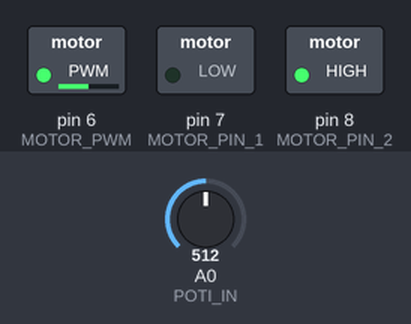
Simulated run of this sketch. Board: Arduino Uno, built with avr-gcc and run on an emulated ATmega328P. Parts: switched loads named in the sketch (green lamp = pin HIGH). The test bench sets the inputs (shaded band); at power-on: A0 (POTI_IN) = 512.

Above: at 1.2 s.
1.3 s: A0 (POTI_IN) set to 716
At 2.5 s:
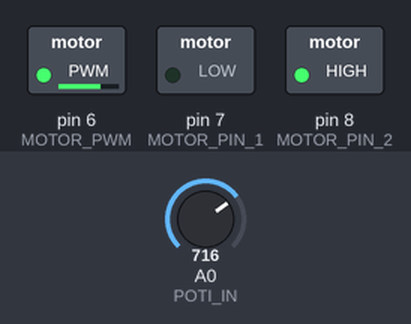
2.8 s: A0 (POTI_IN) set to 900
At 3.8 s:
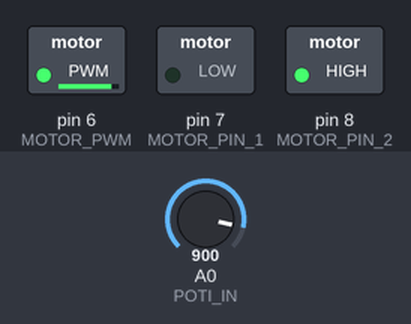
4.3 s: A0 (POTI_IN) set to 122
At 4.9 s:
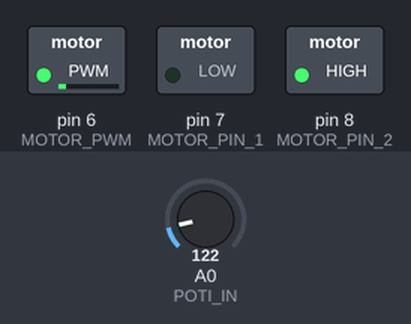
5.8 s: A0 (POTI_IN) set to 0
At 7.0 s:
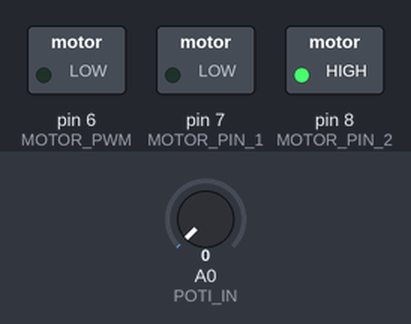
7.3 s: A0 (POTI_IN) set to 511
At 8.4 s:
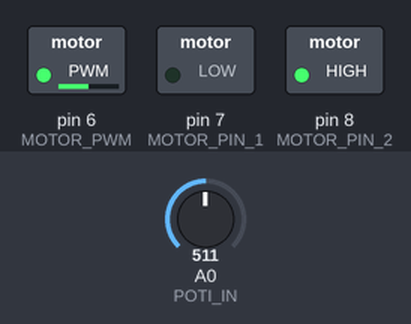
Timing chart, 0 to 9.8 s (numbered marks = the images above; inputs shaded):
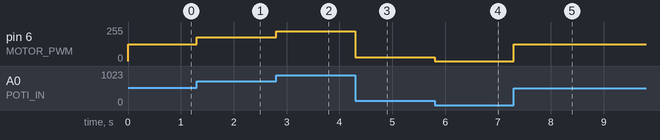

The sketch:

motor_control_poti.ino
```cpp
const byte MOTOR_PWM = 6;
const byte MOTOR_PIN_1 = 7;
const byte MOTOR_PIN_2 = 8;
const byte POTI_IN = A0;

int potiValue = 0;
int motorSpeed = 0;
float factor = 0.249;


void setup() {

  TCCR0B = TCCR0B & B11111000 | B00000010;
  pinMode(MOTOR_PIN_1, OUTPUT);
  pinMode(MOTOR_PIN_2, OUTPUT);
  pinMode(MOTOR_PWM, OUTPUT);

  digitalWrite(MOTOR_PIN_1, LOW);
  digitalWrite(MOTOR_PIN_2, HIGH);
}

void loop() {

  potiValue = analogRead(POTI_IN);
  motorSpeed = (int)potiValue * factor;
  analogWrite(MOTOR_PWM, motorSpeed);// Then inject it to our motor
}
```

Measured:
- after the input at 1.3 s, pin 6 (MOTOR_PWM): 127/255 → 178/255 at once
- after the input at 2.8 s, pin 6 (MOTOR_PWM): 178/255 → 224/255 at once
- after the input at 4.3 s, pin 6 (MOTOR_PWM): 224/255 → 30/255 at once
- after the input at 5.8 s, pin 6 (MOTOR_PWM): 30/255 → 0/255 at once
- after the input at 7.3 s, pin 6 (MOTOR_PWM): 0/255 → 127/255 at once
